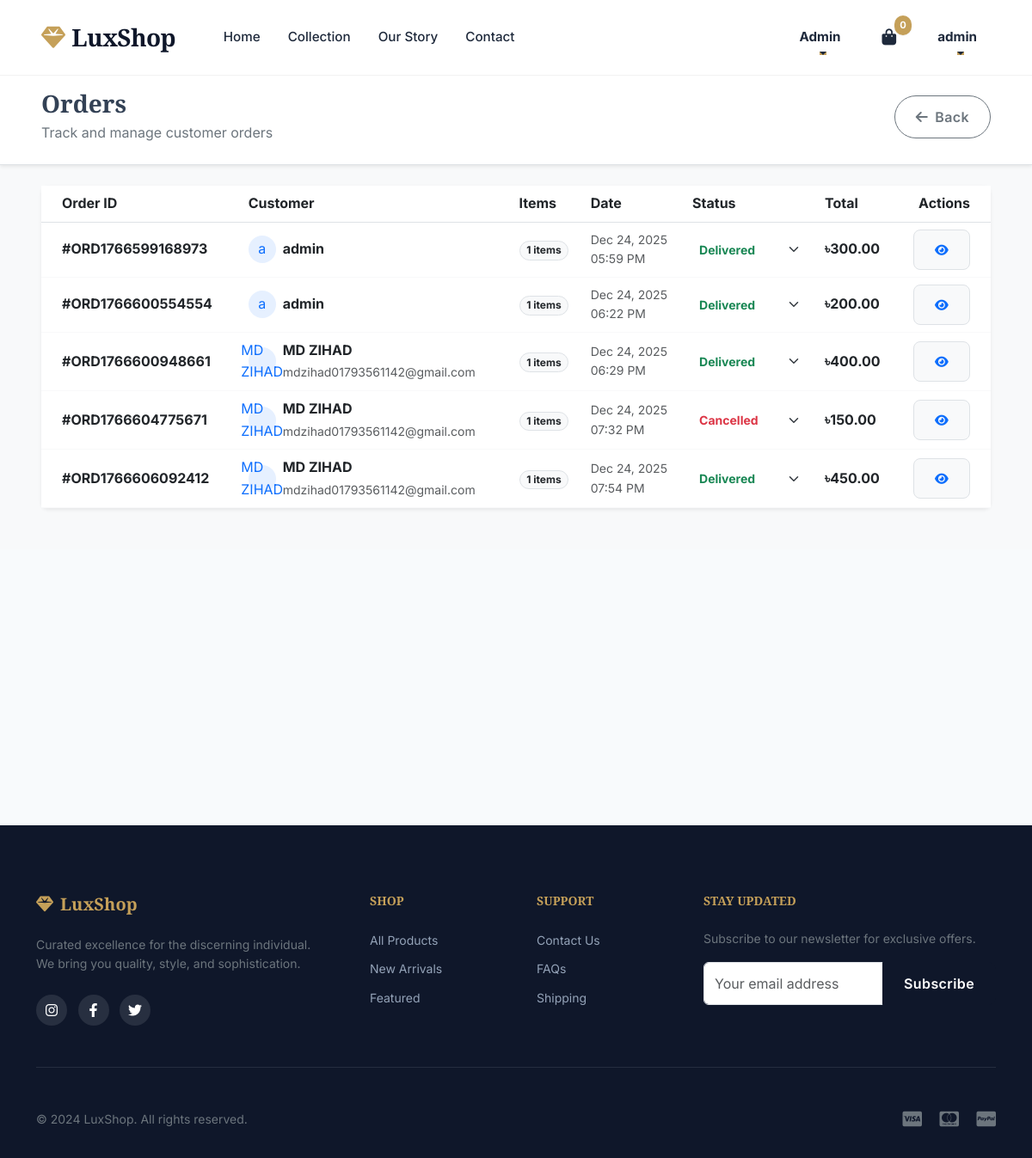
/admin-panel/orders/ (signed in), run on an earlier commit of the app's database.
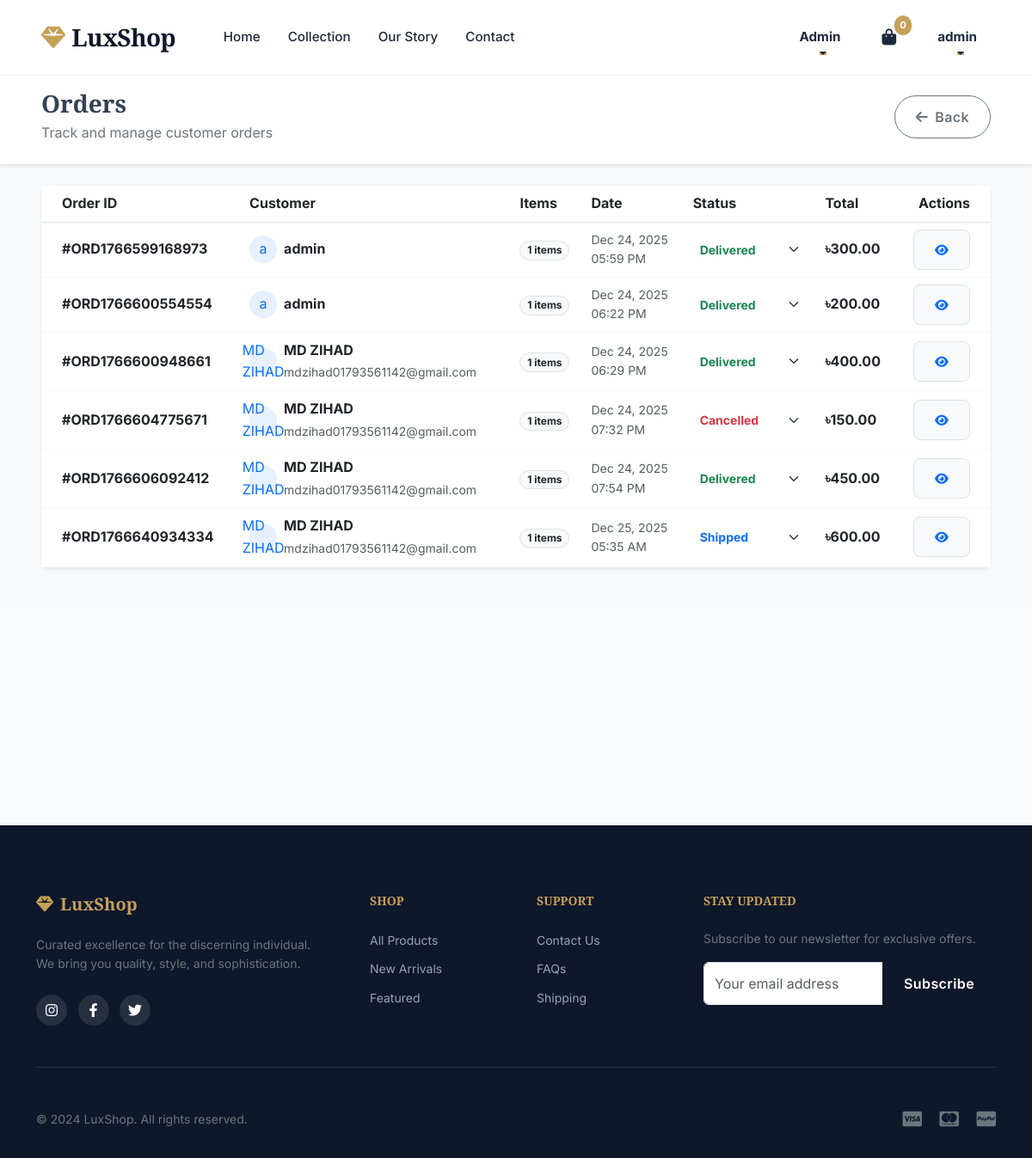
And on a later commit of the database.
### myapp/models.py (models this page shows, shortened)
class Order(models.Model):
    STATUS_CHOICES = [
        ('pending', 'Pending'),
        ('processing', 'Processing'),
        ('shipped', 'Shipped'),
        ('delivered', 'Delivered'),
        ('cancelled', 'Cancelled'),
    ]
    user = models.ForeignKey(User, on_delete=models.CASCADE)
    order_number = models.CharField(max_length=20, unique=True, blank=True)
    total_amount = models.DecimalField(max_digits=10, decimal_places=2)
    status = models.CharField(max_length=10, choices=STATUS_CHOICES, default='pending')
    payment_method = models.CharField(max_length=20, choices=[('cod', 'Cash on Delivery')])
    payment_status = models.CharField(max_length=20, choices=[('pending', 'Pending'), ('completed', 'Completed'), ('failed', 'Failed')], default='pending')
    shipping_address = models.TextField()
    phone = models.CharField(max_length=15)
    created_at = models.DateTimeField(auto_now_add=True)
    updated_at = models.DateTimeField(auto_now=True)

### myapp/views.py (the view)
# urls.py: path('admin-panel/orders/', views.admin_orders, name='admin_orders'),
@admin_required
def admin_orders(request):
    orders = Order.objects.select_related('user').all()
    paginator = Paginator(orders, 20)
    page_number = request.GET.get('page')
    page_obj = paginator.get_page(page_number)
    return render(request, 'admin/orders.html', {'page_obj': page_obj})

### myapp/views.py (called while the page is built)
def admin_required(view_func):
    @wraps(view_func)
    def _wrapped_view(request, *args, **kwargs):
        if not request.user.is_authenticated or request.user.userprofile.role != 'admin':
            messages.error(request, 'Access denied. Admin privileges required.')
            return redirect('home')
        return view_func(request, *args, **kwargs)
    return _wrapped_view

### myapp/templates/admin/orders.html (shortened to what the changed rows need)
{% extends 'base.html' %}
{% load static %}
{% block content %}
<div class="bg-light pb-5">
    <div class="bg-white border-bottom py-4 mb-4 shadow-sm">
        <div class="container-fluid px-lg-5">
            <div class="d-flex justify-content-between align-items-center">
                <div>
                    <h1 class="h3 fw-bold mb-1">Orders</h1>
                </div>
            </div>
        </div>
    </div>
    <div class="container-fluid px-lg-5">
        <div class="card border-0 shadow-sm rounded-3">
            <div class="card-body p-0">
                <div class="table-responsive">
                    <table class="table align-middle mb-0">
                        <thead class="bg-light">
                            <tr>
                                <th class="ps-4">Order ID</th>
                                <th>Customer</th>
                                <th>Items</th>
                                <th>Date</th>
                                <th>Status</th>
                                <th>Total</th>
                                <th class="text-end pe-4">Actions</th>
                            </tr>
                        </thead>
                        <tbody>
                        {% for order in page_obj %}
                            <tr class="hover-bg-light border-bottom border-light">
                                <td class="ps-4 fw-bold">
                                    #{{ order.order_number|default:order.id }}
                                </td>
                                <td>
                                    <div class="d-flex align-items-center">
                                        <div class="avatar-sm bg-primary bg-opacity-10 text-primary rounded-circle
                                            d-flex align-items-center justify-content-center me-2"
                                            style="width:32px;height:32px;">
                                            {% if order.user %}
                                                {% firstof order.user.first_name order.user.username|first %}
                                            {% else %}
                                                G
                                            {% endif %}
                                        </div>
                                        <div>
                                            <div class="fw-bold text-dark">
                                                {% if order.user %}
                                                    {% firstof order.user.first_name order.user.username %}
                                                {% else %}
                                                    Guest
                                                {% endif %}
                                            </div>
                                            <small class="text-muted">
                                                {% if order.user %}
                                                    {{ order.user.email }}
                                                {% else %}
                                                    Guest Checkout
                                                {% endif %}
                                            </small>
                                        </div>
                                    </div>
                                </td>
                                <td>
                                    <span class="badge bg-light text-dark border rounded-pill">
                                        {{ order.orderitem_set.count }} items
                                    </span>
                                </td>
                                <td class="text-muted small">
                                    {{ order.created_at|date:"M d, Y" }}<br>
                                    {{ order.created_at|date:"h:i A" }}
                                </td>
                                <td>
                                    <form action="{% url 'update_order_status' order.id %}" method="POST">
                                        <select name="status"
                                            class="form-select form-select-sm border-0 bg-transparent fw-bold
                                            {% if order.status == 'delivered' %}text-success
                                            {% elif order.status == 'pending' %}text-warning
                                            {% elif order.status == 'cancelled' %}text-danger
                                            {% else %}text-primary{% endif %}"
                                            onchange="this.form.submit()">
                                            <option value="shipped" {% if order.status == 'shipped' %}selected{% endif %}>Shipped</option>
                                            <option value="delivered" {% if order.status == 'delivered' %}selected{% endif %}>Delivered</option>
                                            <option value="cancelled" {% if order.status == 'cancelled' %}selected{% endif %}>Cancelled</option>
                                        </select>
                                    </form>
                                </td>
                                <td class="fw-bold">
                                    ৳{{ order.total_amount|default:0 }}
                                </td>
                                <td class="text-end pe-4">
                                    <a href="{% url 'order_detail' order.id %}"
                                       class="btn btn-sm btn-light border text-primary">
                                        <i class="fas fa-eye"></i>
                                    </a>
                                </td>
                            </tr>
                        {% endfor %}
                        </tbody>
                    </table>
                </div>
            </div>
        </div>
    </div>
</div>
{% endblock %}

What changed in the data, as far as the page shows it:
added Order: order_number "ORD1766640934334", user.first_name "MD ZIHAD", user.email "mdzihad01793561142@gmail.com", orderitem_set.count "1", created_at "Dec 25, 2025", created_at "05:35 AM", status "Shipped", total_amount "600.00"
